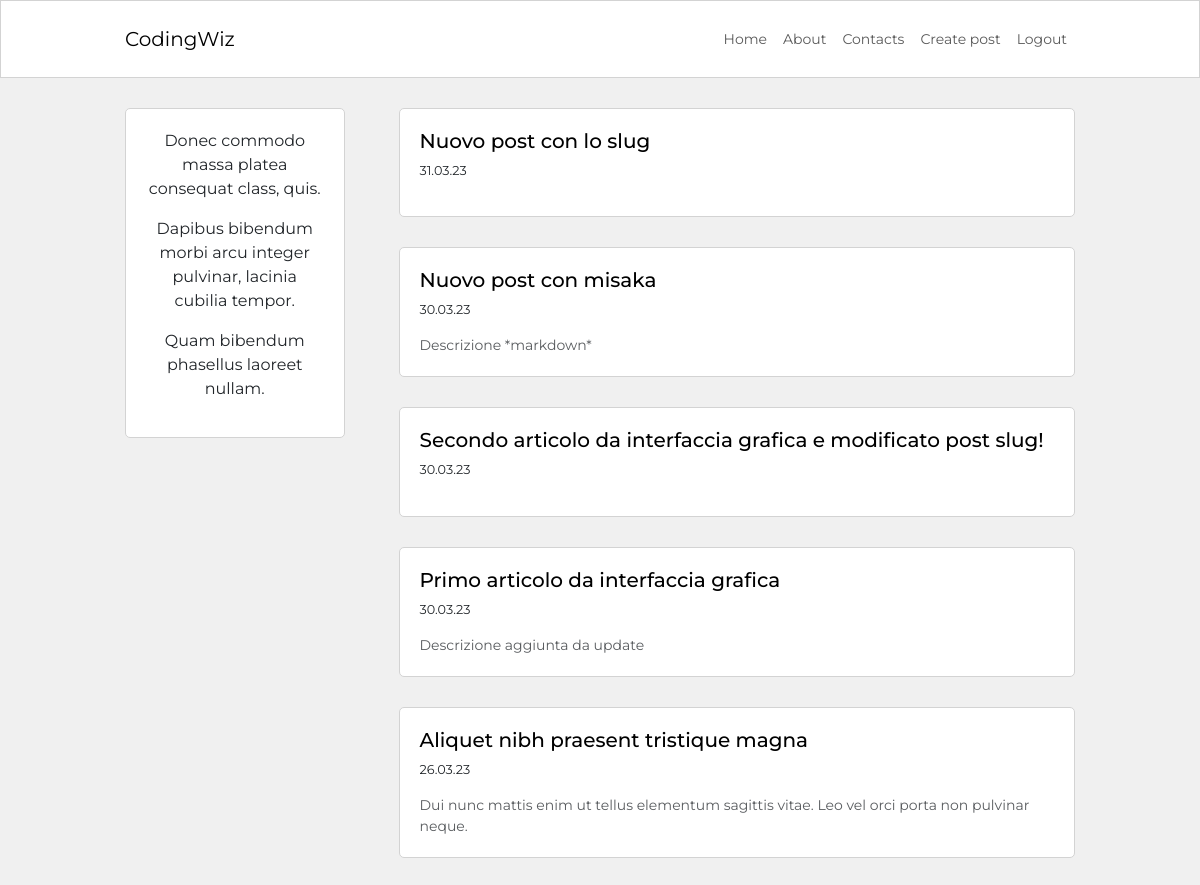
Screenshot of / (signed in) with the database file from the repository.
### blog/models.py (models this page shows, shortened)
class Post(db.Model):
    id = db.Column(db.Integer, primary_key=True)
    user_id = db.Column(db.Integer, db.ForeignKey('user.id'), nullable=False)
    created_at = db.Column(db.DateTime, default=datetime.now)
    title = db.Column(db.String(120), nullable=False)
    description = db.Column(db.String(240))
    body = db.Column(db.Text(), nullable=False)
    slug = db.Column(db.String(250))

### blog/routes.py (the view)
@app.route("/")
def homepage():
    posts = Post.query.order_by(Post.created_at.desc()).all()
    return render_template("homepage.html", posts=posts)

### blog/models.py (called while the page is built)
@login_manager.user_loader
def load_user(id):
    return User.query.get(int(id))

### blog/templates/homepage.html (shortened to what this page needs)
{% extends 'base.html' %}
{% block content %}
    <div class="container content-container">
        <div class="row no-gutters">
            <div class="col-md-9 order-md-2">
                {% for post in posts %}
                <div class="single-post-home">
                    <h5>
                        <a class="custom-link" href="{{ url_for('post_detail', post_slug=post.slug) }}">{{ post.title }}</a>
                    </h5>
                    <p class="p-small-created-date">{{ post.created_at.strftime('%d.%m.%y') }}</p>
                    {% if post.description %}
                    <p class="p-small-description text-muted mb-0">{{ post.description }}</p>
                    {% endif %}
                </div>
                {% endfor %}
            </div>
            <div class="col-md-3 order-md-1">
                <div class="about-snippet-block text-center">
                    {{ lipsum(n=3, min=5, max=10) }}
                </div>
            </div>
        </div>
    </div>
{% endblock content %}

### blog/static/blog.css (style rules this page uses)
html, body { font-family: 'Montserrat', sans-serif; background-color: #f0f0f0; }
.content-container { max-width: 950px; margin-top: 30px; margin-bottom: 30px; padding: 0px; }
.single-post-home { background-color: white; border: 1px solid #d3d3d3; border-radius: 5px; padding: 20px; margin-bottom: 30px; }
.about-snippet-block { background-color: white; border: 1px solid #d3d3d3; border-radius: 5px; padding: 20px; }
.p-small-description { font-size: 0.875rem; }
.p-small-created-date { font-size: 0.800rem; }
.custom-link { color: black; text-decoration: none; }
@media (min-width:768px) { .single-post-home { margin-left: 30px; } }

### rows the page displays
Post: title "Nuovo post con lo slug", created_at "31.03.23"
Post: title "Nuovo post con misaka", created_at "30.03.23", description "Descrizione *markdown*"
Post: title "Secondo articolo da interfaccia grafica e modificato post slug!", created_at "30.03.23"
Post: title "Primo articolo da interfaccia grafica", created_at "30.03.23", description "Descrizione aggiunta da update"
Post: title "Aliquet nibh praesent tristique magna", created_at "26.03.23", description "Dui nunc mattis enim ut tellus elementum sagittis vitae. Leo vel orci porta non pulvinar neque."

### other values shown
{{ lipsum(n=3, min=5, max=10) }} "Donec commodo massa platea consequat class, quis. Dapibus bibendum morbi arcu integer pulvinar, lacinia cubilia tempor. Quam bibendum phasellus laoreet nullam."
